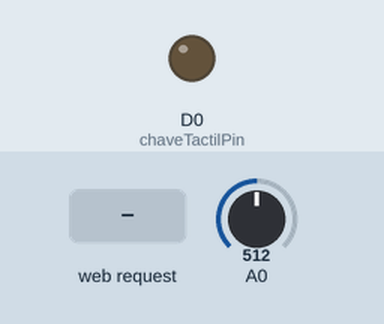
Simulated run of this sketch. Board: ESP8266 (NodeMCU). Shown: output pins drawn as LEDs (lit = HIGH). Inputs (shaded band) come from the test bench; at power-on: A0 = 512. WiFi joins after 1.5 s; servers stay silent unless stated; what the sketch prints to the serial monitor is not drawn.

Above: at 2.7 s.
2.8 s: HTTP request GET /?comando=ligar received
At 3.6 s:
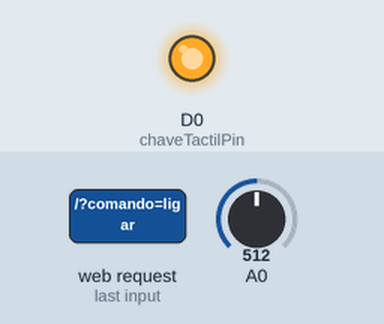
4.3 s: HTTP request GET /?comando=desligar received
At 4.9 s:
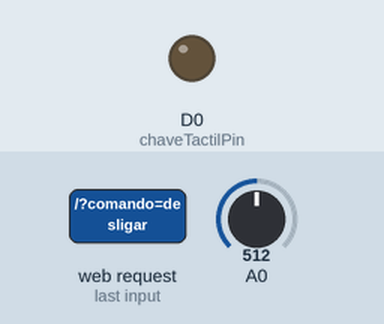
Timing chart, 0 to 7.3 s (numbered marks = the images above; inputs shaded):
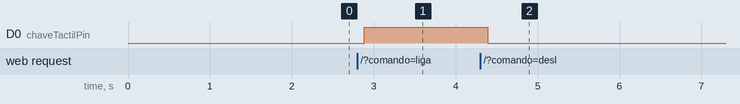

The sketch:

CFControleRemoto.ino
```cpp
/*

1. conectar na mesma rede da COISA
1. abrir o navegador: chrome, mozila, ...
2. para LIGAR deve informar no navegador a url: http://<IP da COISA>/comando=ligar
3. para DESLIGAR deve informar no navegador a url: http://<IP da COISA>/comando=ligar

*/

#include <ESP8266WiFi.h>

const char* ssid = "nandonet";
const char* password = "08111969";

const int chaveTactilPin = D0 ;


WiFiServer server(80);


void setup()
{
  Serial.begin(9600);
  Serial.println();

  Serial.printf("Connecting to %s ", ssid);
  WiFi.begin(ssid, password);
  while (WiFi.status() != WL_CONNECTED)
  {
    delay(500);
    Serial.print(".");
  }
  Serial.println(" connected");


  server.begin();
  Serial.printf("Web server started, open %s in a web browser\n", WiFi.localIP().toString().c_str());

  // seta pino do transistor para saida

    pinMode(chaveTactilPin, OUTPUT);


}


// prepare a web page to be send to a client (web browser)
String prepareHtmlPage()
{
  String htmlPage;
  htmlPage.reserve(1024);               // prevent ram fragmentation
  htmlPage = F("HTTP/1.1 200 OK\r\n"
               "Content-Type: text/html\r\n"
               "Connection: close\r\n"  // the connection will be closed after completion of the response
               "Refresh: 5\r\n"         // refresh the page automatically every 5 sec
               "\r\n"
               "<!DOCTYPE HTML>"
               "<html>"
               "Analog input:  ");
  htmlPage += analogRead(A0);
  htmlPage += F("</html>"
                "\r\n");
  return htmlPage;
}


void loop()
{
  WiFiClient client = server.accept();
  // wait for a client (web browser) to connect
  if (client)
  {
    Serial.println("\n[Client connected]");
    while (client.connected())
    {
      // read line by line what the client (web browser) is requesting
      if (client.available())
      {
        String line = client.readStringUntil('\r');
        Serial.println("**********************************************************************************************");
        Serial.println(line);
        Serial.println(BuscarComando(line));
        Serial.println("**********************************************************************************************");

        // wait for end of client's request, that is marked with an empty line
        if (line.length() == 1 && line[0] == '\n')
        {
          client.println(prepareHtmlPage());
          break;
        }
      }
    }

    while (client.available()) {
      // but first, let client finish its request
      // that's diplomatic compliance to protocols
      // (and otherwise some clients may complain, like curl)
      // (that is an example, prefer using a proper webserver library)
      client.read();
    }

    // close the connection:
    client.stop();
    Serial.println("[Client disconnected]");
  }
}

String BuscarComando(String qs) // qs= query string
{
  String qsl = qs; qsl.toLowerCase();
  String retorno="";
  if (qsl.indexOf("comando=ligar") > 0)
  {
    retorno = "LIGAR";
    Ligar();
  }
  else if (qsl.indexOf("comando=desligar") > 0)
  {
    retorno = "DESLIGAR";
    Desligar();
  }

  return retorno;

}

void Ligar()
{
    digitalWrite(chaveTactilPin, HIGH);
}

void Desligar()
{
    digitalWrite(chaveTactilPin, LOW);

}
```

Measured:
- after the input at 2.8 s, D0 (chaveTactilPin): LOW → HIGH after 0.09 s
- after the input at 4.3 s, D0 (chaveTactilPin): HIGH → LOW after 0.09 s
